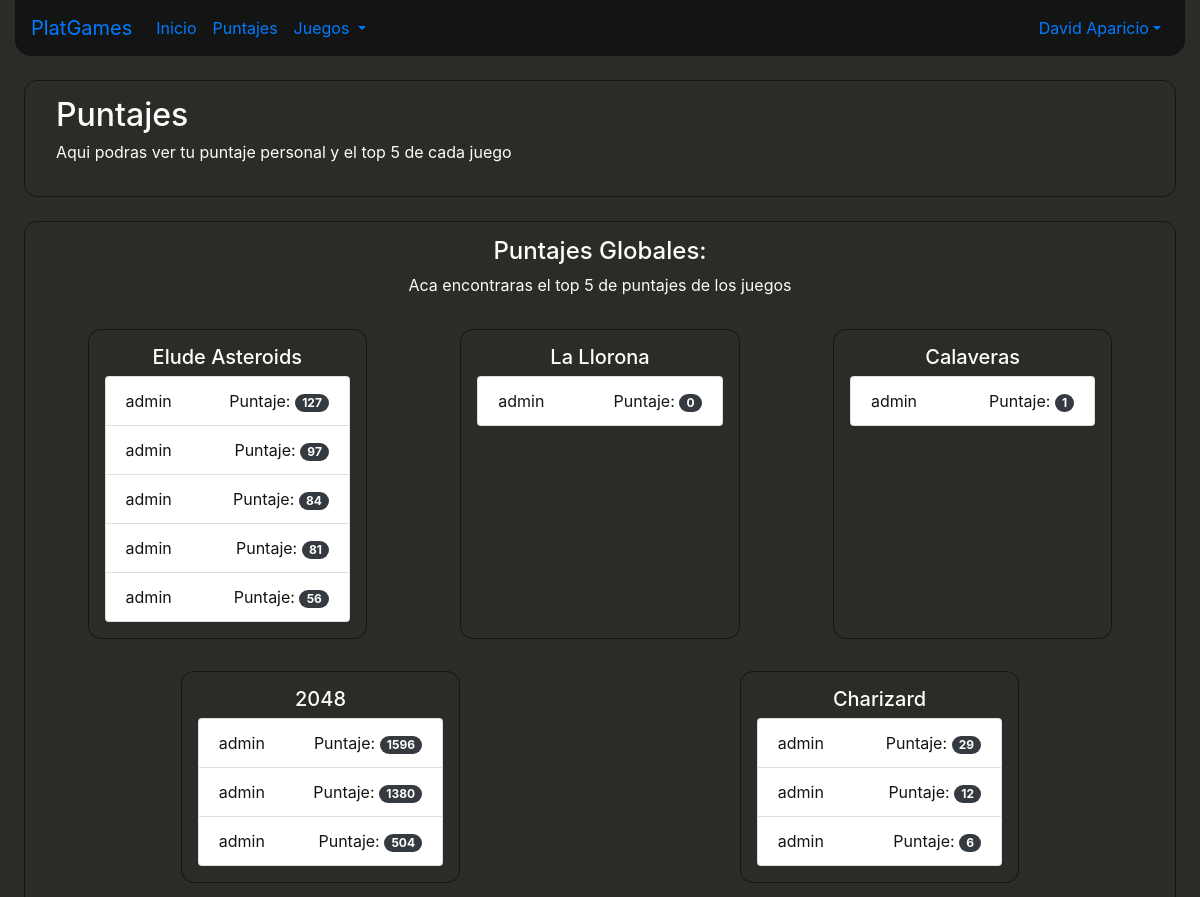
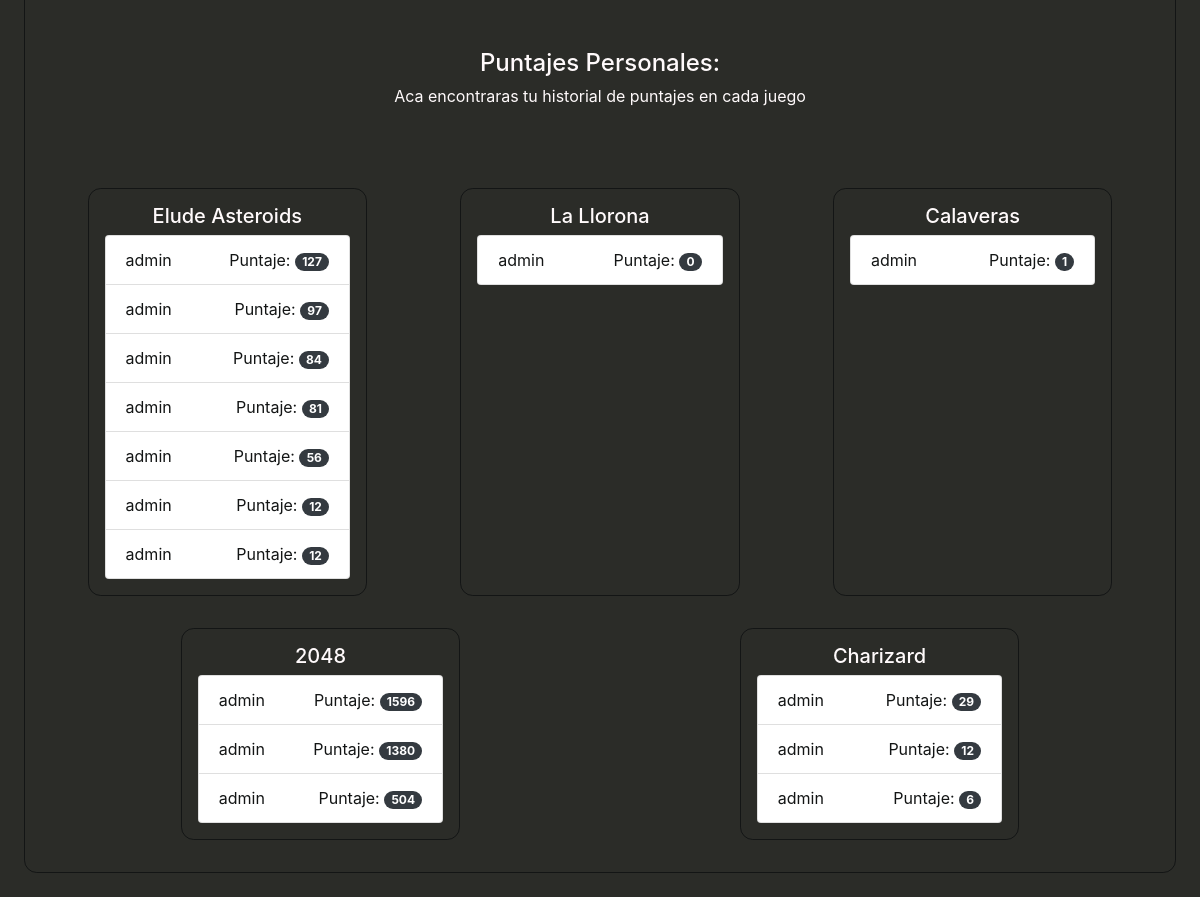
/puntajes (signed in), run on the app's committed database (2 pictures, top to bottom).
### puntaje_juegos/models.py (models this page shows, shortened)
class Jugador_VideoJuego(models.Model):
    puntaje = models.IntegerField()
    jugador = models.ForeignKey(User)
    juego = models.ForeignKey(Videojuego)
    class Meta:
        ordering = ('-puntaje',)

### puntaje_juegos/views.py (the view)
# urls.py: url(r'puntajes$', views.mostrar_puntajes)
@login_required(login_url='/')
def mostrar_puntajes(request):
    queryTopElude = Jugador_VideoJuego.objects.filter(juego=1)[:5]
    queryTopLlorona = Jugador_VideoJuego.objects.filter(juego=2)[:5]
    queryTopCalaveras = Jugador_VideoJuego.objects.filter(juego=3)[:5]
    queryTop2048 = Jugador_VideoJuego.objects.filter(juego=4)[:5]
    queryTopCharizard = Jugador_VideoJuego.objects.filter(juego=5)[:5]
    queryEludePer = Jugador_VideoJuego.objects.filter(
        jugador=request.user, juego=1)
    queryLloronaPer = Jugador_VideoJuego.objects.filter(
        jugador=request.user, juego=2)
    queryCalaverasPer = Jugador_VideoJuego.objects.filter(
        jugador=request.user, juego=3)
    query2048Per = Jugador_VideoJuego.objects.filter(
        jugador=request.user, juego=4)
    queryCharizardPer = Jugador_VideoJuego.objects.filter(
        jugador=request.user, juego=5)
    contexto = {
        'topElude': queryTopElude,
        'topLlorona': queryTopLlorona,
        'topCalaveras': queryTopCalaveras,
        'top2048': queryTop2048,
        'topCharizard': queryTopCharizard,
        'perElude': queryEludePer,
        'perLlorona': queryLloronaPer,
        'perCalaveras': queryCalaverasPer,
        'per2048': query2048Per,
        'perCharizard': queryCharizardPer,
    }
    return render(request, 'puntajes.html', contexto)

### templates/puntajes.html
{% extends 'base.html'%}
{% load staticfiles %}
{% block style_content %}
<link rel="stylesheet" href="{% static 'css/puntajes.css' %}">
{% endblock style_content %}
{% block content %}
<section id="section-container">
    <div class="container">
        <div class="row align-items-middle">
            <div class="col-12">
                <h2>Puntajes</h2>
                <p>Aqui podras ver tu puntaje personal y el top 5 de cada juego</p>
            </div>
        </div>
    </div>
</section>
<section id="section-container">
    <div class="container">
        <div class="row">
            <div class="col-12 col-titulo-tabla">
                <h4>Puntajes Globales:</h3>
                <p>Aca encontraras el top 5 de puntajes de los juegos</p>
            </div>
        </div>
        <div class="row justify-content-around">
            <div class="col-12 col-md-3 col-puntaje col-titulo-tabla">
                <h5>Elude Asteroids</h5>
                <ul class="list-group lista">
                    {% for top in topElude %}
                    <li class="list-group-item d-flex justify-content-between align-items-center">
                        {{top.jugador}}
                        <div>Puntaje: <span class="badge badge-dark badge-pill">{{top.puntaje}}</span></div>
                    </li>
                    {% endfor %}
                </ul>
            </div>
            <div class="col-12 col-md-3 col-puntaje col-titulo-tabla">
                <h5>La Llorona</h5>
                <ul class="list-group lista">
                    {% for top in topLlorona %}
                    <li class="list-group-item d-flex justify-content-between align-items-center">
                        {{top.jugador}}
                        <div>Puntaje:
                            <span class="badge badge-dark badge-pill">{{top.puntaje}}</span>
                        </div>
                    </li>
                    {% endfor %}
                </ul>
            </div>
            <div class="col-12 col-md-3 col-puntaje col-titulo-tabla">
                <h5>Calaveras</h5>
                <ul class="list-group lista">
                    {% for top in topCalaveras %}
                    <li class="list-group-item d-flex justify-content-between align-items-center">
                        {{top.jugador}}
                        <div>Puntaje:
                            <span class="badge badge-dark badge-pill">{{top.puntaje}}</span>
                        </div>
                    </li>
                    {% endfor %}
                </ul>
            </div>
        </div>
        <div class="row justify-content-around">
            <div class="col-12 col-md-3 col-puntaje col-titulo-tabla">
                <h5>2048</h5>
                <ul class="list-group lista">
                    {% for top in top2048 %}
                    <li class="list-group-item d-flex justify-content-between align-items-center">
                        {{top.jugador}}
                        <div>Puntaje:
                            <span class="badge badge-dark badge-pill">{{top.puntaje}}</span>
                        </div>
                    </li>
                    {% endfor %}
                </ul>
            </div>
            <div class="col-12 col-md-3 col-puntaje col-titulo-tabla">
                <h5>Charizard</h5>
                <ul class="list-group lista">
                    {% for top in topCharizard %}
                    <li class="list-group-item d-flex justify-content-between align-items-center">
                        {{top.jugador}}
                        <div>Puntaje:
                            <span class="badge badge-dark badge-pill">{{top.puntaje}}</span>
                        </div>
                    </li>
                    {% endfor %}
                </ul>
            </div>
        </div>
        <div class="row row-puntaje">
            <div class="col-12 col-titulo-tabla">
                <h4>Puntajes Personales:</h3>
                    <p>Aca encontraras tu historial de puntajes en cada juego</p>
            </div>
        </div>
        <div class="row justify-content-around">
            <div class="col-12 col-md-3 col-puntaje col-titulo-tabla">
                <h5>Elude Asteroids</h5>
                <ul class="list-group lista">
                    {% for per in perElude %}
                    <li class="list-group-item d-flex justify-content-between align-items-center">
                        {{per.jugador}}
                        <div>Puntaje:
                            <span class="badge badge-dark badge-pill">{{per.puntaje}}</span>
                        </div>
                    </li>
                    {% endfor %}
                </ul>
            </div>
            <div class="col-12 col-md-3 col-puntaje col-titulo-tabla">
                <h5>La Llorona</h5>
                <ul class="list-group lista">
                    {% for per in perLlorona %}
                    <li class="list-group-item d-flex justify-content-between align-items-center">
                        {{per.jugador}}
                        <div>Puntaje:
                            <span class="badge badge-dark badge-pill">{{per.puntaje}}</span>
                        </div>
                    </li>
                    {% endfor %}
                </ul>
            </div>
            <div class="col-12 col-md-3 col-puntaje col-titulo-tabla">
                <h5>Calaveras</h5>
                <ul class="list-group lista">
                    {% for per in perCalaveras %}
                    <li class="list-group-item d-flex justify-content-between align-items-center">
                        {{per.jugador}}
                        <div>Puntaje:
                            <span class="badge badge-dark badge-pill">{{per.puntaje}}</span>
                        </div>
                    </li>
                    {% endfor %}
                </ul>
            </div>
        </div>
        <div class="row justify-content-around">
            <div class="col-12 col-md-3 col-puntaje col-titulo-tabla">
                <h5>2048</h5>
                <ul class="list-group lista">
                    {% for per in per2048 %}
                    <li class="list-group-item d-flex justify-content-between align-items-center">
                        {{per.jugador}}
                        <div>Puntaje:
                            <span class="badge badge-dark badge-pill">{{per.puntaje}}</span>
                        </div>
                    </li>
                    {% endfor %}
                </ul>
            </div>
            <div class="col-12 col-md-3 col-puntaje col-titulo-tabla">
                <h5>Charizard</h5>
                <ul class="list-group lista">
                    {% for per in perCharizard %}
                    <li class="list-group-item d-flex justify-content-between align-items-center">
                        {{per.jugador}}
                        <div>Puntaje:
                            <span class="badge badge-dark badge-pill">{{per.puntaje}}</span>
                        </div>
                    </li>
                    {% endfor %}
                </ul>
            </div>
        </div>
    </div>
</section>
{% endblock content %}

### templates/base.html (shortened to what this page needs)
<!DOCTYPE html>
<html lang="en">
	<head>
		{% load staticfiles %}
		<link rel="stylesheet" href="{% static 'css/bootstrap.min.css' %}">
		<link rel="stylesheet" href="{% static 'css/base.css' %}">
		{% block style_content %}
		{% endblock style_content %}
	</head>
	<body>
		<header id="header-container">
			<div class="container-fluid">
				<nav class="navbar navbar-expand-lg ">
					<a class="navbar-brand" href="/inicio">PlatGames</a>
					<div class="collapse navbar-collapse justify-content-between" id="navbarNavDropdown">
						<ul class="navbar-nav">
							<li class="nav-item {{active_inicio}}">
								<a class="nav-link" href="/inicio">Inicio</a>
							</li>
							<li class="nav-item {{active_puntajes}}">
								<a class="nav-link" href="/inicio/puntajes">Puntajes</a>
							</li>
							<li class="nav-item dropdown">
								<a class="nav-link dropdown-toggle" href="#" id="navbarDropdownMenuLink" data-toggle="dropdown" aria-haspopup="true" aria-expanded="false">
									Juegos
								</a>
							</li>
						</ul>
						<ul class="navbar-nav">
							<li class="nav-item dropdown">
								<a class="nav-link dropdown-toggle" data-toggle="dropdown" href="#" role="button" aria-haspopup="true" aria-expanded="false">{{user.first_name}} {{user.last_name}}</a>
							</li>
						</ul>
					</div>
				</nav>
			</div>
		</header>
		{% block content %}
		{% endblock content %}
	</body>
</html>

### static/css/base.css (style rules this page uses)
* { font-size: 16px; }
body { background-color: #2B2C28; }
nav { background-color: #131515; border-radius: 0 0 1em 1em; }

### usuario/static/css/puntajes.css (style rules this page uses)
#section-container { margin: 1.5em; padding: 1em; color: #FFFAFB; border-radius: .8em; border: .1em solid #131515; }
.col-puntaje { padding: 1em; border-radius: .8em; border: .1em solid #131515; margin: 1em 0; }
.col-titulo-tabla { text-align: center; }
.lista { color: #131515; }
.row-puntaje { margin: 3em 0; }

### data on the page
Jugador_VideoJuego: jugador "admin", puntaje "127"
Jugador_VideoJuego: jugador "admin", puntaje "97"
Jugador_VideoJuego: jugador "admin", puntaje "84"
Jugador_VideoJuego: jugador "admin", puntaje "81"
Jugador_VideoJuego: jugador "admin", puntaje "56"
Jugador_VideoJuego: jugador "admin", puntaje "0"
Jugador_VideoJuego: jugador "admin", puntaje "1"
Jugador_VideoJuego: jugador "admin", puntaje "1596"
Jugador_VideoJuego: jugador "admin", puntaje "1380"
Jugador_VideoJuego: jugador "admin", puntaje "504"
Jugador_VideoJuego: jugador "admin", puntaje "29"
Jugador_VideoJuego: jugador "admin", puntaje "12"
Jugador_VideoJuego: jugador "admin", puntaje "6"
Jugador_VideoJuego: jugador "admin", puntaje "12"
Jugador_VideoJuego: jugador "admin", puntaje "12"

### other printed values
{{ user.first_name }} "David"
{{ user.last_name }} "Aparicio"
